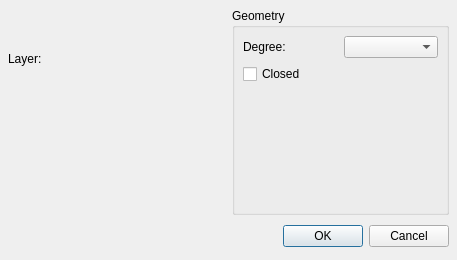
<ui version="4.0" >
 <class>QG_DlgSpline</class>
 <widget class="QDialog" name="QG_DlgSpline" >
  <property name="geometry" >
   <rect>
    <x>0</x>
    <y>0</y>
    <width>457</width>
    <height>260</height>
   </rect>
  </property>
  <property name="minimumSize" >
   <size>
    <width>450</width>
    <height>260</height>
   </size>
  </property>
  <property name="windowTitle" >
   <string>Spline</string>
  </property>
  <layout class="QVBoxLayout" >
   <property name="spacing" >
    <number>6</number>
   </property>
   <property name="leftMargin" >
    <number>8</number>
   </property>
   <property name="topMargin" >
    <number>8</number>
   </property>
   <property name="rightMargin" >
    <number>8</number>
   </property>
   <property name="bottomMargin" >
    <number>8</number>
   </property>
   <item>
    <layout class="QHBoxLayout" >
     <property name="spacing" >
      <number>6</number>
     </property>
     <property name="leftMargin" >
      <number>0</number>
     </property>
     <property name="topMargin" >
      <number>0</number>
     </property>
     <property name="rightMargin" >
      <number>0</number>
     </property>
     <property name="bottomMargin" >
      <number>0</number>
     </property>
     <item>
      <layout class="QVBoxLayout" >
       <property name="spacing" >
        <number>6</number>
       </property>
       <property name="leftMargin" >
        <number>0</number>
       </property>
       <property name="topMargin" >
        <number>0</number>
       </property>
       <property name="rightMargin" >
        <number>0</number>
       </property>
       <property name="bottomMargin" >
        <number>0</number>
       </property>
       <item>
        <layout class="QHBoxLayout" >
         <property name="spacing" >
          <number>6</number>
         </property>
         <property name="leftMargin" >
          <number>0</number>
         </property>
         <property name="topMargin" >
          <number>0</number>
         </property>
         <property name="rightMargin" >
          <number>0</number>
         </property>
         <property name="bottomMargin" >
          <number>0</number>
         </property>
         <item>
          <widget class="QLabel" name="lLayer" >
           <property name="sizePolicy" >
            <sizepolicy vsizetype="Preferred" hsizetype="Preferred" >
             <horstretch>0</horstretch>
             <verstretch>0</verstretch>
            </sizepolicy>
           </property>
           <property name="text" >
            <string>Layer:</string>
           </property>
          </widget>
         </item>
         <item>
          <widget class="QG_LayerBox" native="1" name="cbLayer" />
         </item>
        </layout>
       </item>
       <item>
        <widget class="QG_WidgetPen" native="1" name="wPen" >
         <property name="sizePolicy" >
          <sizepolicy vsizetype="Preferred" hsizetype="Preferred" >
           <horstretch>0</horstretch>
           <verstretch>0</verstretch>
          </sizepolicy>
         </property>
        </widget>
       </item>
      </layout>
     </item>
     <item>
      <widget class="QGroupBox" name="groupBox" >
       <property name="title" >
        <string>Geometry</string>
       </property>
       <layout class="QGridLayout" >
        <property name="leftMargin" >
         <number>8</number>
        </property>
        <property name="topMargin" >
         <number>8</number>
        </property>
        <property name="rightMargin" >
         <number>8</number>
        </property>
        <property name="bottomMargin" >
         <number>8</number>
        </property>
        <property name="horizontalSpacing" >
         <number>6</number>
        </property>
        <property name="verticalSpacing" >
         <number>6</number>
        </property>
        <item row="2" column="1" >
         <spacer>
          <property name="orientation" >
           <enum>Qt::Vertical</enum>
          </property>
          <property name="sizeType" >
           <enum>QSizePolicy::Expanding</enum>
          </property>
          <property name="sizeHint" >
           <size>
            <width>20</width>
            <height>20</height>
           </size>
          </property>
         </spacer>
        </item>
        <item row="2" column="0" >
         <spacer>
          <property name="orientation" >
           <enum>Qt::Vertical</enum>
          </property>
          <property name="sizeType" >
           <enum>QSizePolicy::Expanding</enum>
          </property>
          <property name="sizeHint" >
           <size>
            <width>20</width>
            <height>20</height>
           </size>
          </property>
         </spacer>
        </item>
        <item row="0" column="0" >
         <widget class="QLabel" name="lDegree" >
          <property name="text" >
           <string>Degree:</string>
          </property>
         </widget>
        </item>
        <item row="1" column="0" >
         <widget class="QCheckBox" name="cbClosed" >
          <property name="text" >
           <string>Closed</string>
          </property>
         </widget>
        </item>
        <item row="0" column="1" >
         <widget class="QComboBox" name="cbDegree" >
          <property name="minimumSize" >
           <size>
            <width>64</width>
            <height>0</height>
           </size>
          </property>
         </widget>
        </item>
       </layout>
      </widget>
     </item>
    </layout>
   </item>
   <item>
    <layout class="QHBoxLayout" >
     <property name="spacing" >
      <number>6</number>
     </property>
     <property name="leftMargin" >
      <number>0</number>
     </property>
     <property name="topMargin" >
      <number>0</number>
     </property>
     <property name="rightMargin" >
      <number>0</number>
     </property>
     <property name="bottomMargin" >
      <number>0</number>
     </property>
     <item>
      <spacer>
       <property name="orientation" >
        <enum>Qt::Horizontal</enum>
       </property>
       <property name="sizeHint" >
        <size>
         <width>131</width>
         <height>31</height>
        </size>
       </property>
      </spacer>
     </item>
     <item>
      <widget class="QPushButton" name="okButton" >
       <property name="text" >
        <string>OK</string>
       </property>
      </widget>
     </item>
     <item>
      <widget class="QPushButton" name="cancelButton" >
       <property name="text" >
        <string>Cancel</string>
       </property>
      </widget>
     </item>
    </layout>
   </item>
  </layout>
 </widget>
 <customwidgets>
  <customwidget>
   <class>QG_WidgetPen</class>
   <extends></extends>
   <header>qg_widgetpen.h</header>
  </customwidget>
  <customwidget>
   <class>QG_LayerBox</class>
   <extends></extends>
   <header>qg_layerbox.h</header>
  </customwidget>
 </customwidgets>
 <tabstops>
  <tabstop>okButton</tabstop>
  <tabstop>cancelButton</tabstop>
 </tabstops>
 <resources/>
 <connections>
  <connection>
   <sender>okButton</sender>
   <signal>clicked()</signal>
   <receiver>QG_DlgSpline</receiver>
   <slot>accept()</slot>
   <hints>
    <hint type="sourcelabel" >
     <x>278</x>
     <y>253</y>
    </hint>
    <hint type="destinationlabel" >
     <x>96</x>
     <y>254</y>
    </hint>
   </hints>
  </connection>
  <connection>
   <sender>cancelButton</sender>
   <signal>clicked()</signal>
   <receiver>QG_DlgSpline</receiver>
   <slot>reject()</slot>
   <hints>
    <hint type="sourcelabel" >
     <x>369</x>
     <y>253</y>
    </hint>
    <hint type="destinationlabel" >
     <x>179</x>
     <y>282</y>
    </hint>
   </hints>
  </connection>
 </connections>
</ui>
